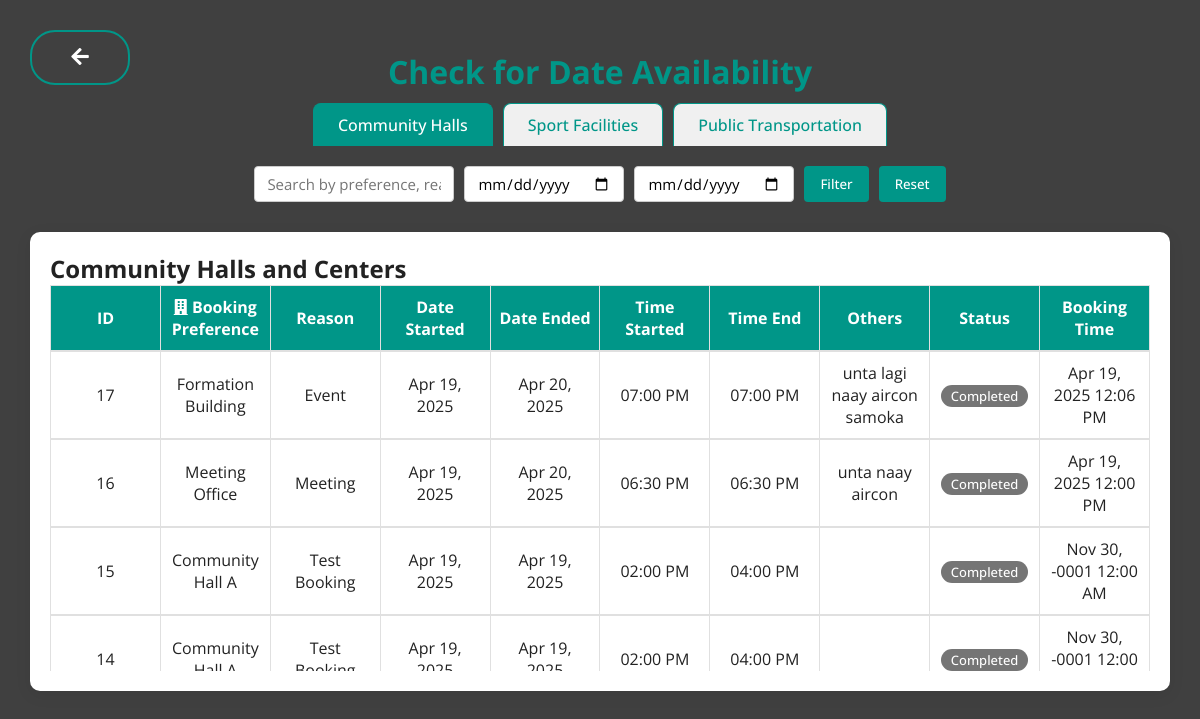
Page /Php_Codes/checkAvailability.php on the committed database.
### tables this page shows
CREATE TABLE `bookingform1` (
  `id` int(100) NOT NULL,
  `fullname` varchar(200) NOT NULL,
  `email` varchar(200) NOT NULL,
  `full_address` varchar(200) NOT NULL,
  `contact_number` bigint(50) NOT NULL,
  `bookingpreference` varchar(100) NOT NULL,
  `reason` varchar(200) NOT NULL,
  `event_date_start` varchar(100) NOT NULL,
  `event_date_end` varchar(100) NOT NULL,
  `event_time_start` varchar(100) NOT NULL,
  `event_time_end` varchar(100) NOT NULL,
  `others` varchar(200) NOT NULL,
  `bookingtime` datetime NOT NULL,
  `status` varchar(20) NOT NULL DEFAULT 'pending'
);

### Php_Codes/checkAvailability.php (the view, shortened to what this page needs)
<!DOCTYPE html>
<html lang="en">
<head>
    <link rel="stylesheet" href="../Css_Codes/BookingPagestyle.css?v=2">
    <link rel="stylesheet" href="https://cdnjs.cloudflare.com/ajax/libs/font-awesome/5.15.4/css/all.min.css">
    <link href="https://unpkg.com/boxicons@2.1.4/css/boxicons.min.css" rel="stylesheet" />
</head>
<body>
<div style="padding: 30px 0 0 0;">
    <button type="button" id="back"><span id="backspan"></span><a href="../Html_Codes/BookingPage.html"><i class="fas fa-arrow-left"></i></a></button>
</div>
<h1 style="text-align:center; margin-top: 20px; color: #009688;">Check for Date Availability</h1>
<div class="tabs">
    <div class="tab active" data-tab="halls">Community Halls</div>
    <div class="tab" data-tab="sports">Sport Facilities</div>
    <div class="tab" data-tab="transport">Public Transportation</div>
</div>
<div class="filter-bar">
    <input type="text" id="searchInput" placeholder="Search by preference, reason, etc...">
    <input type="date" id="startDate">
    <input type="date" id="endDate">
    <button onclick="applyFilters()">Filter</button>
    <button onclick="resetFilters()">Reset</button>
</div>
<div class="table-container tab-content" id="tab-halls">
    <h2>Community Halls and Centers</h2>
    <table id="userTable1">
        <thead>
        <tr>
            <th>ID</th>
            <th><i class="fas fa-building"></i> Booking Preference</th>
            <th>Reason</th>
            <th>Date Started</th>
            <th>Date Ended</th>
            <th>Time Started</th>
            <th>Time End</th>
            <th>Others</th>
            <th>Status</th>
            <th>Booking Time</th>
        </tr>
        </thead>
        <tbody>
        <?php
        $conn = mysqli_connect("localhost", "root", "", "user_info");
        $today = date('Y-m-d');
        $sql = "SELECT id, bookingpreference, reason, event_date_start, event_date_end, event_time_start, event_time_end, others, bookingtime FROM bookingform1 ORDER BY id DESC";
        $result = $conn->query($sql);
        if ($result->num_rows > 0) {
            while ($row = $result->fetch_assoc()) {
                $status = 'Upcoming';
                $rowClass = 'highlight-upcoming';
                if ($row["event_date_end"] < $today) {
                    $status = 'Completed';
                    $rowClass = 'highlight-past';
                } elseif ($row["event_date_start"] <= $today && $row["event_date_end"] >= $today) {
                    $status = 'Ongoing';
                    $rowClass = 'highlight-today';
                }
                echo "<tr class='$rowClass'><td>" . $row["id"] .
                    "</td><td>" . htmlspecialchars($row["bookingpreference"]) .
                    "</td><td>" . htmlspecialchars($row["reason"]) .
                    "</td><td>" . date('M d, Y', strtotime($row["event_date_start"])) .
                    "</td><td>" . date('M d, Y', strtotime($row["event_date_end"])) .
                    "</td><td>" . date('h:i A', strtotime($row["event_time_start"])) .
                    "</td><td>" . date('h:i A', strtotime($row["event_time_end"])) .
                    "</td><td>" . htmlspecialchars($row["others"]) .
                    "</td><td><span class='status-badge status-" . strtolower($status) . "'>" . $status . "</span></td>" .
                    "<td>" . date('M d, Y h:i A', strtotime($row["bookingtime"])) . "</td></tr>";
            }
        }
        ?>
        </tbody>
    </table>
</div>
</body>
</html>

### Css_Codes/BookingPagestyle.css (style rules this page uses)
* { margin: 0; padding: 0; box-sizing: border-box; font-family: 'Open Sans', sans-serif; }
body { height: 100vh; margin: 0; padding: 0; background-image: linear-gradient(rgba(0,0,0,0.75),rgba(0,0,0,0.75)), url("https://assets-global.website-files.com/6009ec8cda7f305645c9d91b/60107f9c58f4bb476b10caa8_6002086f72b72769e701e207_online-booking-system.jpeg"); background-size: cover; background-position: center; font-family: 'Open Sans', sans-serif; }
.tabs { display: flex; justify-content: center; margin-bottom: 20px; margin-top: 10px; gap: 10px; }
.tab { padding: 10px 24px; background: #f0f0f0; border-radius: 8px 8px 0 0; cursor: pointer; font-weight: 500; color: #009688; border: 1px solid #009688; border-bottom: none; transition: background 0.2s, color 0.2s; }
.tab.active { background: #009688; color: #fff; }
.filter-bar { display: flex; flex-wrap: wrap; gap: 10px; justify-content: center; margin-bottom: 20px; }
.filter-bar input[type="text"], .filter-bar input[type="date"] { padding: 6px 12px; border-radius: 4px; border: 1px solid #ccc; font-size: 15px; }
.filter-bar button { background: #009688; color: #fff; border: none; border-radius: 4px; padding: 6px 16px; cursor: pointer; font-weight: 500; transition: background 0.2s; }
.table-container { background: #fff; color: #222; border-radius: 10px; box-shadow: 0 4px 16px rgba(0,0,0,0.08); margin: 30px auto; padding: 20px; overflow-x: auto; width: 95%; max-width: 1400px; max-height:700px; display: block; }
table { width: 100%; height: 100%; border-collapse: collapse; margin-bottom: 0; background: #fff; color: #222; }
th, td { padding: 10px 8px; border: 1px solid #e0e0e0; text-align: center; color: #222; background: #fff; }
th { background: #009688; color: #fff; position: sticky; top: 0; z-index: 1; }
tbody { display: block; max-height: 320px; overflow-y: auto; width: 100%; }
thead, tbody tr { display: table; width: 100%; table-layout: fixed; }
tr.highlight-past { background: #f5f5f5; color: #aaa; }
.status-badge { display: inline-block; padding: 2px 10px; border-radius: 12px; font-size: 13px; font-weight: 500; color: #fff; }
.status-completed { background: #757575; }

### Php_Codes/checkAvailability.php (style rules this page uses)
#back { width:100px; padding: 15px 0; text-align:center; margin:20 px 10 px; border-radius:25px; font-weight:bold; border: 2px solid #009688; background: transparent; color:#fff; cursor: pointer; overflow: hidden; position: absolute; left: 30px; top: 30px; }
#back i { color: #fff; font-size: 20px; }

### rows in the picture
bookingform1: id "17", bookingpreference "Formation Building", reason "Event", event_date_start "Apr 19, 2025", event_date_end "Apr 20, 2025", event_time_start "07:00 PM", event_time_end "07:00 PM", others "unta lagi naay aircon samoka", event_date_end "Completed", bookingtime "Apr 19, 2025 12:06 PM"
bookingform1: id "16", bookingpreference "Meeting Office", reason "Meeting", event_date_start "Apr 19, 2025", event_date_end "Apr 20, 2025", event_time_start "06:30 PM", event_time_end "06:30 PM", others "unta naay aircon", event_date_end "Completed", bookingtime "Apr 19, 2025 12:00 PM"
bookingform1: id "15", bookingpreference "Community Hall A", reason "Test Booking", event_date_start "Apr 19, 2025", event_date_end "Apr 19, 2025", event_time_start "02:00 PM", event_time_end "04:00 PM", event_date_end "Completed", bookingtime "Nov 30, -0001 12:00 AM"
bookingform1: id "14", bookingpreference "Community…", reason "Test…", event_date_start "Apr 19,…", event_date_end "Apr 19,…", event_time_start "02:00 PM", event_time_end "04:00 PM", event_date_end "Completed", bookingtime "Nov 30, -0001 12:00…"
